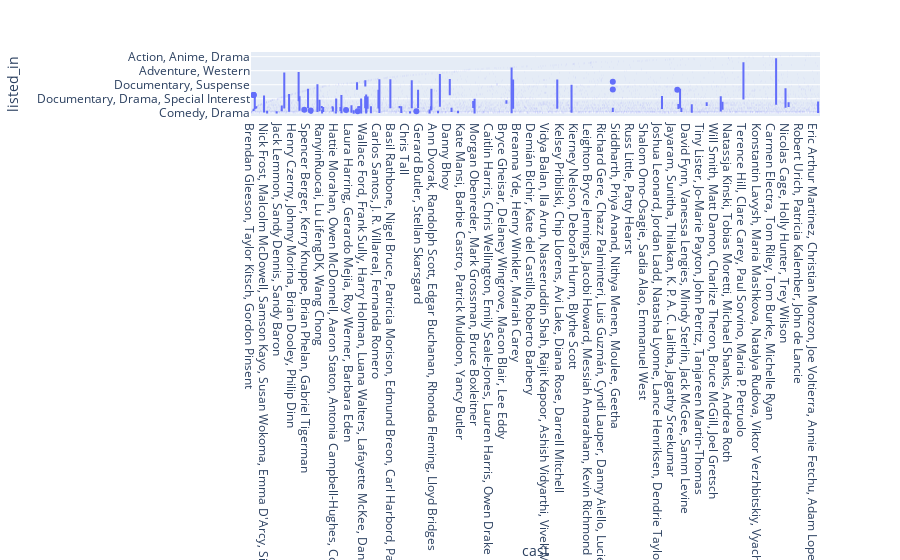

The cell this chart's notebook holds for it:
### Code cell
for var in var_num :
    fig4 = px.box(
        data, x="cast" , y="listed_in",
    )
    fig4.show()

### Figure 1 — Plotly figure (JSON) as saved in the notebook; plotly's stock layout.template omitted (floating-point values rounded to 4 significant figures; data arrays with more than 128 entries replaced by an {"elided": "..."} marker saying what was removed)
{"data": [{"alignmentgroup": "True", "hovertemplate": "cast=%{x}<br>listed_in=%{y}<extra></extra>", "legendgroup": "", "marker": {"color": "#636efa"}, "name": "", "notched": false, "offsetgroup": "", "orientation": "v", "showlegend": false, "type": "box", "x": {"elided": "9668 str values"}, "x0": " ", "xaxis": "x", "y": {"elided": "9668 str values"}, "y0": " ", "yaxis": "y"}], "layout": {"boxmode": "group", "legend": {"tracegroupgap": 0}, "margin": {"t": 60}, "xaxis": {"anchor": "y", "domain": [0, 1], "title": {"text": "cast"}}, "yaxis": {"anchor": "x", "domain": [0, 1], "title": {"text": "listed_in"}}}}
